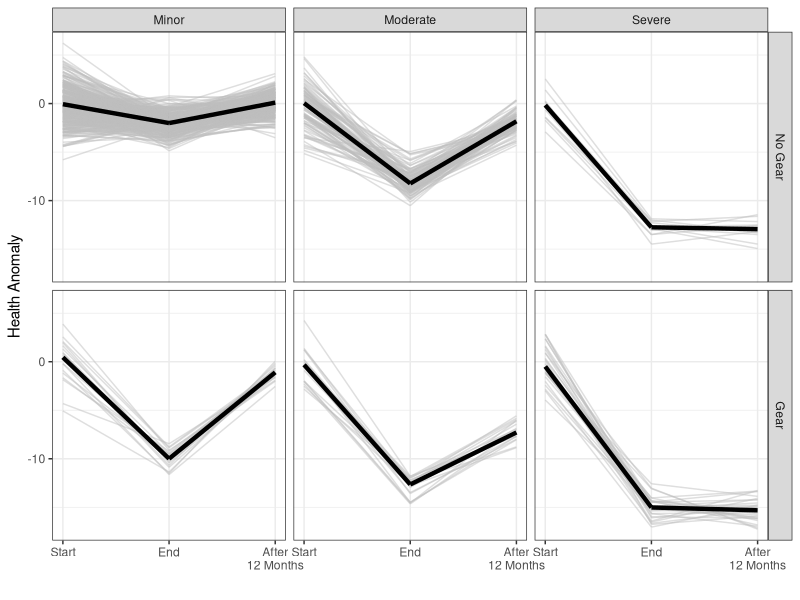

Write the R code that produced this figure.
## ---- chunk 1
rm(list = ls())
set.seed(314)
library(ggplot2)
library(readr)
library(knitr)
library(dplyr)
library(stringr)
## ---- chunk 2
gearInj <- 1:6
gvec1 <- c('Gear', 'Gear', 'No Gear', 'Gear', 'No Gear', 'No Gear')
gvec1 <- factor(gvec1, levels = c('No Gear', 'Gear'))
gvec2 <- c('Severe', 'Moderate', 'Severe', 'Minor', 'Moderate', 'Minor')
gvec3 <- c('Severe Gear', 'Moderate Gear', 'Severe No Gear', 'Minor Gear', 'Moderate No Gear', 'Minor No Gear')
gvec3 <- factor(gvec3, levels = c('Minor No Gear', 'Minor Gear', 'Moderate No Gear', 'Moderate Gear','Severe No Gear','Severe Gear'))
ncat <- length(gearInj)
num <- c(29, 19, 12, 18, 96, 341)

dat <- data.frame(gearInjury = gearInj,
                  gearLab1 = gvec1,
                  gearLab2 = gvec2,
                  gearLab3 = gvec3,
                  numEvents = num)
dat
## ---- chunk 3
hdat <- data.frame(EGNo = floor(runif(n = sum(num), min = 1004, max = 3000)),
                   EntID = sample(1:4, size = sum(num), replace = TRUE),
                   gearInjury = rep(dat$gearInjury, times = dat$numEvents),
                   gearlab1 = rep(dat$gearLab1, times = dat$numEvents),
                   gearlab2 = rep(dat$gearLab2, times = dat$numEvents),
                   gearlab3 = rep(dat$gearLab3, times = dat$numEvents),
                   shAnom = rnorm(sum(num), sd = 2))
head(hdat)
## ---- chunk 4
hdat$ehAnom <- c(rnorm(n = dat$numEvents[1], mean = -15),
                 rnorm(n = dat$numEvents[2], mean = -12.5),
                 rnorm(n = dat$numEvents[3], mean = -13),
                 rnorm(n = dat$numEvents[4], mean = -10),
                 rnorm(n = dat$numEvents[5], mean = -8),
                 rnorm(n = dat$numEvents[6], mean = -2))

hdat$rhAnom <- c(rnorm(n = dat$numEvents[1], mean = -15),
                 rnorm(n = dat$numEvents[2], mean = -7.5),
                 rnorm(n = dat$numEvents[3], mean = -13),
                 rnorm(n = dat$numEvents[4], mean = -1),
                 rnorm(n = dat$numEvents[5], mean = -2),
                 rnorm(n = dat$numEvents[6], mean = 0))
head(hdat)
## ---- chunk 5
hsum <- hdat %>% 
  group_by(gearlab1, gearlab2) %>% 
  summarise(smed = median(shAnom),
            emed = median(ehAnom),
            rmed = median(rhAnom))
hsum
## ---- chunk 6
p <- ggplot(data = hdat)+
  geom_segment(aes(y = shAnom, yend = ehAnom, x = 0, xend = 1), colour = alpha('grey', 0.5)) +
  geom_segment(aes(y = ehAnom, yend = rhAnom, x = 1, xend = 2), colour = alpha('grey', 0.5))+
  geom_segment(data = hsum, aes(y = smed, yend = emed, x = 0, xend = 1), lwd = 1.5) + 
  geom_segment(data = hsum, aes(y = emed, yend = rmed, x = 1, xend = 2), lwd = 1.5) + 
    scale_x_continuous(breaks = c(0, 1, 2),
                   labels = c( 'Start', 'End', 'After\n12 Months'))+
  facet_grid(gearlab1 ~ gearlab2)+
  theme_bw()+
  theme(panel.grid.minor.x = element_blank())+
  labs(x = '', y = 'Health Anomaly')
p
